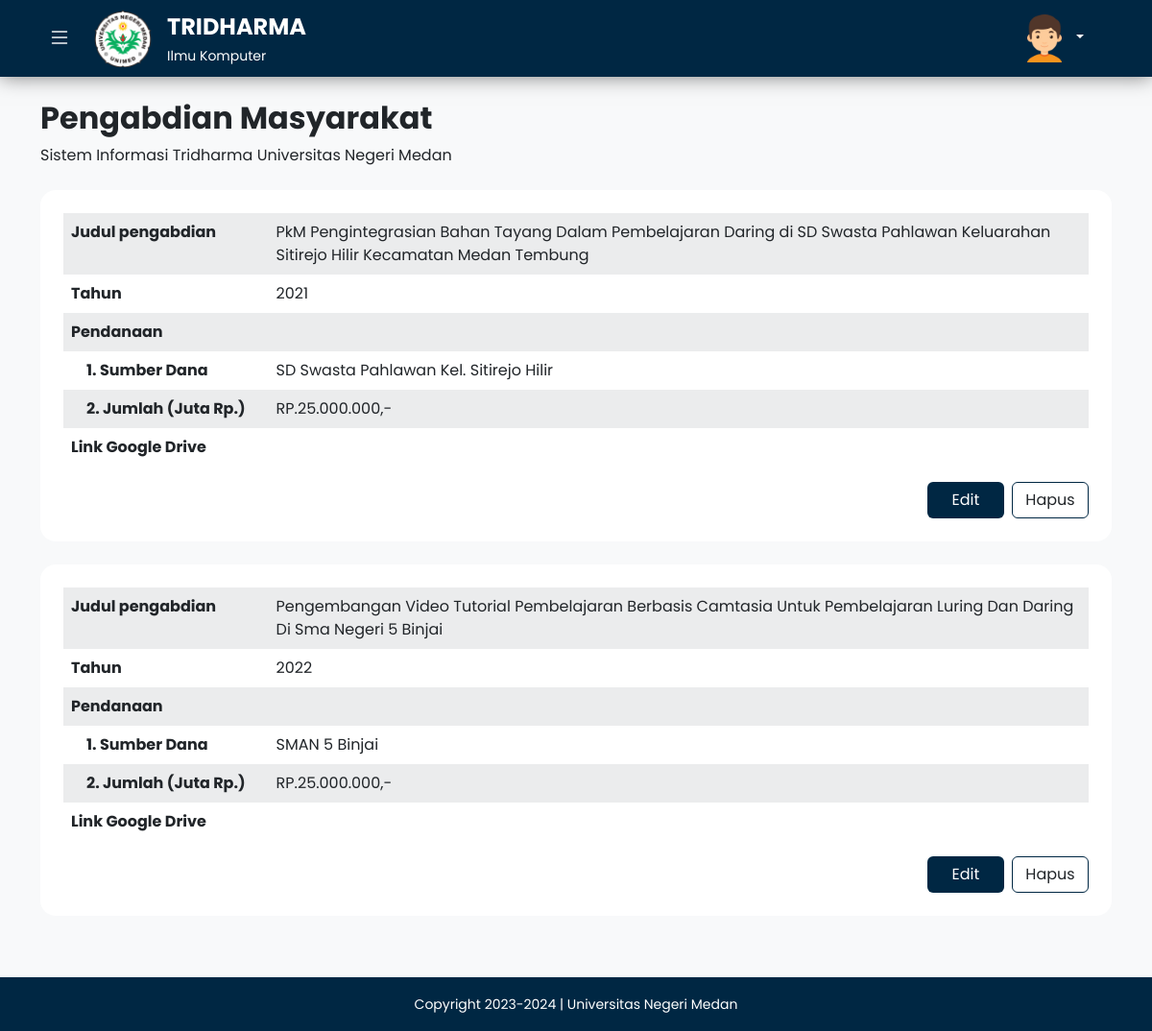
The app's page /admin/pengabdian_detail.php?id_dosen=6 (signed in) with its own data.
### tables this page shows
CREATE TABLE `tb_pengabdian` (
  `id_pengabdian` int NOT NULL,
  `judul_pengabdian` varchar(255) DEFAULT NULL,
  `tahun` int DEFAULT NULL,
  `sumber_dana` varchar(50) DEFAULT NULL,
  `nominal_dana` float DEFAULT NULL,
  `link_file` varchar(255) DEFAULT NULL,
  `id_dosen` int NOT NULL
);

### admin/pengabdian_detail.php (the view, shortened to what this page needs)
<?php
include('../config/functions/functionPengabdian.php');
$id = $_GET['id_dosen'];
$result = mysqli_query($conn, "SELECT * FROM tb_pengabdian INNER JOIN tb_dosen ON tb_pengabdian.id_dosen=tb_dosen.id_dosen WHERE tb_pengabdian.id_dosen = $id");
?>
<!DOCTYPE html>
<html lang="en">
  <head>
    <?php include ('../app/layouts/layout_admin/link_admin.php'); ?>
  </head>
  <body>
    <div class="wrapper-content">
      <?php include ('../app/layouts/layout_admin/navbar_admin.php'); ?>
      <main>
        <div class="main-wrapper d-flex">
          <section class="main-content w-100 bg-light">
            <div class="container py-3">
              <div
                class="row welcome py-2 mb-2 mb-lg-3 rounded-4 justify-content-center"
              >
                <div class="col-11 col-lg-12 welcome-text">
                  <h2 class="fw-bold">Pengabdian Masyarakat</h2>
                  <p class="m-0">
                    Sistem Informasi Tridharma Universitas Negeri Medan
                  </p>
                </div>
              </div>
              <div class="row penelitian-dosen justify-content-center mb-4">
                <div class="col-lg-12">
                    <?php while ($data = mysqli_fetch_array($result)) { ?>
                  <div class="penelitian-wrapper">
                    <div class="wrapper-body rounded-4 p-4 mb-4">
                      <div class="row align-items-center">
                        <div class="col-lg-12">
                          <div class="table-responsive">
                            <table class="table table-striped table-borderless">
                              <tbody>
                                <tr>
                                  <th width="20%">Judul pengabdian</th>
                                  <td><?= $data['judul_pengabdian']; ?></td>
                                </tr>
                                <tr>
                                  <th>Tahun</th>
                                   <td><?= $data['tahun']; ?></td>
                                </tr>
                                <tr>
                                  <th>Pendanaan</th>
                                  <td></td>
                                </tr>
                                <tr>
                                  <th class="ps-4">1. Sumber Dana</th>
                                  <td><?= $data['sumber_dana']; ?></td>
                                </tr>
                                <tr>
                                  <th class="ps-4">2. Jumlah (Juta Rp.)</th>
                                  <td>RP.<?= number_format($data["nominal_dana"], 0, ".", "."); ?>,-</td>
                                </tr>
                                <tr>
                                  <th>Link Google Drive</th>
                                 <td>
                                  </td>
                                </tr>
                              </tbody>
                            </table>
                          </div>
                        </div>
                      </div>
                      <div class="row button">
                        <div class="col-12 d-flex justify-content-end">
                          <div
                            class="button-edit-wrapper me-2"
                            style="width: 5em"
                          >
                            <a
                              href="pengabdian_ubah.php?id_pengabdian=<?= $data['id_pengabdian']; ?>"
                              class="btn-blue btn w-100"
                              style="background-color: #002743; color: white"
                              >Edit</a
                            >
                          </div>
                          <div class="button-hapus-wrapper" style="width: 5em">
                            <a
                              href="pengabdian_hapus.php?id_pengabdian=<?= $data['id_pengabdian']; ?>"
                              class="btn w-100"
                              style="border: 1px solid #002743"
                               onclick="return confirm('Yakin?')"
                              >Hapus</a
                            >
                          </div>
                        </div>
                      </div>
                    </div>
                  </div>
                   <?php } ?>
                </div>
              </div>
            </div>
          </section>
        </div>
      </main>
      <?php include ('../app/layouts/layout_admin/footer_admin.php'); ?>
    </div>
  </body>
</html>

### app/assets/css/style.css (style rules this page uses)
.btn-blue { background-color: #002743; color: white; }
* { margin: 0; padding: 0; box-sizing: border-box; font-family: "Poppins", sans-serif; }
.main-wrapper { position: relative; }
.main-wrapper .main-content { min-height: 100vh; }
.table-striped > tbody > tr:nth-child(odd) > td, .table-striped > tbody > tr:nth-child(odd) > th { background-color: #f8f9fa !important; }
.penelitian-dosen .penelitian-wrapper .wrapper-body { background-color: #fff; }

### records on screen
tb_pengabdian: judul_pengabdian "PkM Pengintegrasian Bahan Tayang Dalam Pembelajaran Daring di SD Swasta Pahlawan Keluarahan Sitirejo Hilir Kecamatan Medan Tembung", tahun "2021", sumber_dana "SD Swasta Pahlawan Kel. Sitirejo Hilir", nominal_dana "25.000.000"
tb_pengabdian: judul_pengabdian "Pengembangan Video Tutorial Pembelajaran Berbasis Camtasia Untuk Pembelajaran Luring Dan Daring Di Sma Negeri 5 Binjai", tahun "2022", sumber_dana "SMAN 5 Binjai", nominal_dana "25.000.000"
